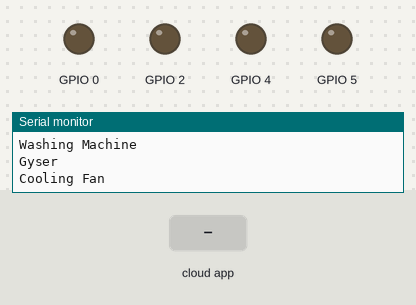
Simulated run of this sketch. Board: ESP8266 (NodeMCU). Shown: output pins drawn as LEDs (lit = HIGH), the last lines printed to the serial monitor. The test bench sets the inputs (shaded band). WiFi joins after 1.5 s; servers stay silent unless stated; the Firebase database answers and starts empty.

Above: at 2.7 s.
2.8 s: the phone or cloud app sets Switch to 1
At 4.1 s:
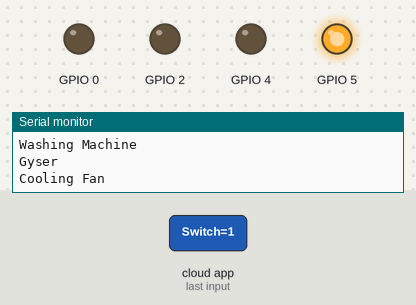
4.8 s: the phone or cloud app sets Switch to 1
At 5.5 s:
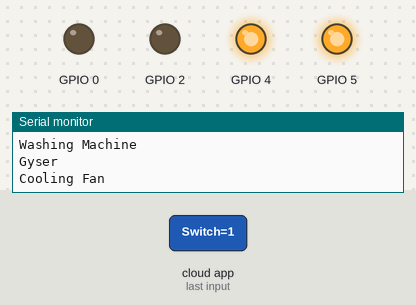
6.6 s: the phone or cloud app sets Switch to 0
At 8.2 s:
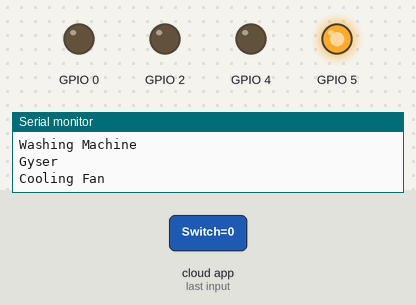
Timing chart, 0 to 9.7 s (numbered marks = the images above; inputs shaded):
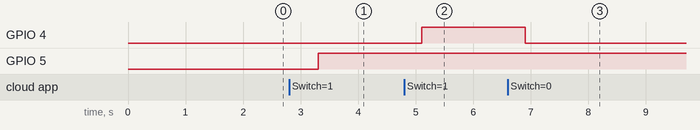

The sketch:

code_for_home_appleances_last_one.ino
```cpp
#include <ESP8266WiFi.h>
#include <FirebaseArduino.h>

#define FIREBASE_HOST "farihome-79556-default-rtdb.firebaseio.com"
#define FIREBASE_AUTH "z0AxHleb5x4evWL22wFKEfjeKjzPZn4eJ9BM7xZ5"
#define WIFI_SSID "netstar"
#define WIFI_PASSWORD "00000000"

void setup() {
  Serial.begin(9600);
  // Initialize the output variables as outputs
  pinMode(5, OUTPUT);
  pinMode(4, OUTPUT);
  pinMode(0, OUTPUT);
  pinMode(2, OUTPUT);

   // Set outputs relay active LOW
  digitalWrite(5, LOW);
  digitalWrite(4, LOW);
  digitalWrite(0, LOW);
  digitalWrite(2, LOW);

  WiFi.begin(WIFI_SSID, WIFI_PASSWORD);
  Serial.print("connecting");
  while (WiFi.status() != WL_CONNECTED) {
    Serial.print(".");
    delay(500);
  }
  Serial.println();
  Serial.print("connected: ");
  Serial.println(WiFi.localIP());

  Firebase.begin(FIREBASE_HOST, FIREBASE_AUTH);
}

bool fan, micro, washen,  coffee;
void loop(){

  coffee = Firebase.getBool("Coffee Machine/Switch");
  micro = Firebase.getBool("Washing Machine/Switch");
  fan = Firebase.getBool("Gyser/Switch");
  washen = Firebase.getBool("Cooling Fan/Switch");

  Serial.println("Coffee Machine");
  if(coffee==true){
    digitalWrite(5,HIGH);
  }
  if(coffee==false){
    digitalWrite(5,LOW);
  }

  Serial.println("Washing Machine");
  if(micro==true){
    digitalWrite(4,HIGH);
  }
  if(micro==false){
    digitalWrite(4,LOW);
  }

  Serial.println("Gyser");
  if(washen==true){
    digitalWrite(0,HIGH);
  }
  if(washen==false){
    digitalWrite(0,LOW);
  }

  Serial.println("Cooling Fan");
  if(fan==true){
    digitalWrite(2,HIGH);
  }
  if(fan==false){
    digitalWrite(2,LOW);
  }
}
```

Measured:
- after the input at 2.8 s, GPIO 5: LOW → HIGH after 0.50 s
- after the input at 4.8 s, GPIO 4: LOW → HIGH after 0.31 s
- after the input at 6.6 s, GPIO 4: HIGH → LOW after 0.31 s
